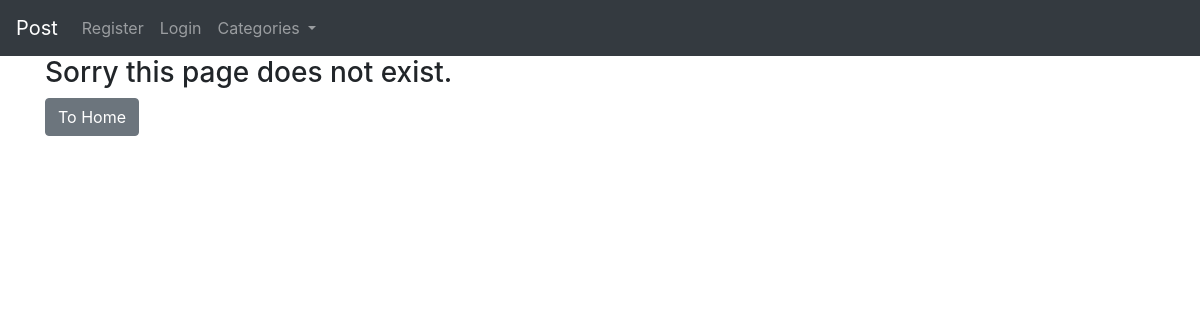
/category/Magic/, run on an earlier commit of the app's database.
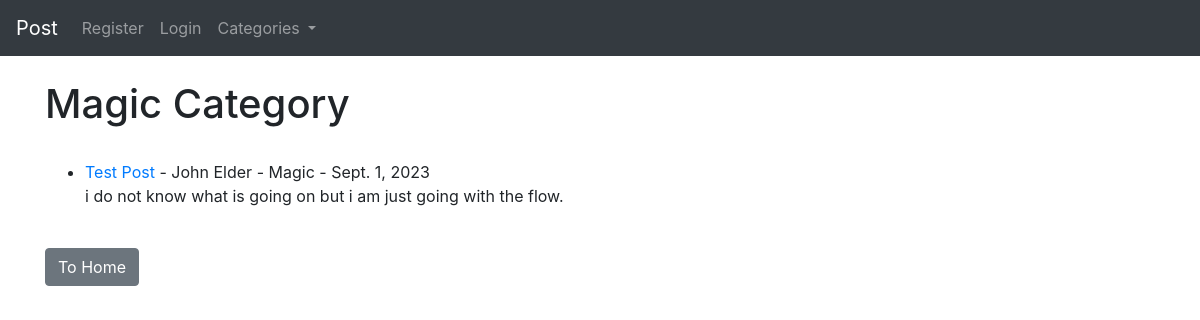
And on a later commit of the database.
### theblog/models.py (models this page shows, shortened)
class Post(models.Model):
    title = models.CharField(max_length=255)
    title_tag = models.CharField(max_length=255, default="Coding")
    author = models.ForeignKey(User, on_delete=models.CASCADE)
    body = models.TextField()
    post_date = models.DateTimeField(auto_now_add=True)
    category = models.CharField(max_length=255, default="Codding")
    likes = models.ManyToManyField(User, related_name="blog_posts")

### theblog/views.py (the view)
# urls.py: path('category/<str:cats>/', category_view, name='category'),
def category_view(request, cats):
    category_posts = Post.objects.filter(category=cats)
    cat_menu = Category.objects.all()
    context = {
        'cats': cats,
        'category_posts': category_posts,
        'cat_menu': cat_menu
    }
    return render(request, "categories.html", context)

### theblog/models.py (called while the page is built)
    def __str__(self):
        return self.name

### theblog/templates/categories.html (shortened to what this page needs)
{% extends 'base.html' %}
{% block content %}
{% if category_posts %}
    <br>
    <h1>{{ cats }} Category</h1><br>
    <ul>
        {% for post in category_posts %}
            <li>
                <a href="{% url 'article_detail' post.pk %}">{{ post.title }}</a>
                - {{ post.author.first_name }} {{ post.author.last_name }}
                - {{ post.category }}
                - {{ post.post_date|date }}<br>
                {{ post.body|slice:":200" }}
            </li>
            <br>
        {% endfor %}
    </ul>
{% else %}
    <h3>Sorry this page does not exist.</h3>
{% endif %}
    <a class="btn btn-secondary" href="{% url 'home' %}">To Home</a>
{% endblock %}

What changed in the data, as far as the page shows it:
added Post: title "Test Post", author.first_name "John", author.last_name "Elder", category "Magic", post_date "Sept. 1, 2023", body "i do not know what is going on but i am just going with the flow."
Also different on the page:
{{ cats }}: (not shown) → "Magic"
text no longer shown: "Sorry this page does not exist."
text now shown: "Category"
